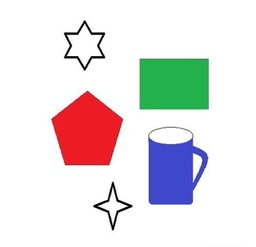
#> input picture 刘镇松-U202010652-中级视觉作业/input_img/area_grow.jpg, 256 x 247 px, shrunk from 618 x 597 before the run
$ python '区域生长法.py'
#> lines starting #> are read from the running program, lines starting #| are printed output that depends on the picture; after the words box and inside, x2 and y2 are one past the last pixel; in counts of white or black regions, pixels touching at a corner belong together
#> `img1 = cv2.imread('input_img/area_grow.jpg',cv2.IMREAD_GRAYSCALE)`:
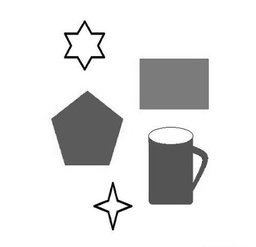
#> img1: shape (247, 256); min 0, max 255, mean 227
import cv2
import numpy as np
import matplotlib.pyplot as plt


def fill_grow(img, seeds, threshold):
#> called with threshold = 30
    height, width = img.shape
#> height = 247; width = 256
    label = np.zeros((height, width))
    output = np.zeros((height, width))
    label_flag = 0
    T = threshold
    seed_size = len(seeds)
    stack = []

    for i_seed in range(seed_size):
        stack.append(seeds[i_seed])
        label_flag = label_flag + 1
        total_size = 0
        avg_gray = img[seeds[i_seed][0], seeds[i_seed][1]]
        while stack != []:
            a = stack.pop()
            if label[a[0], a[1]] == 0:
                total_size = total_size + 1
                label[a[0], a[1]] = 1
                avg_gray = (avg_gray * (total_size - 1) + img[a[0], a[1]]) / total_size
                for i in range(8):
                    tmpX = a[0] + connects[i].x
                    tmpY = a[1] + connects[i].y
                    if (tmpX < 0 or tmpY < 0 or tmpX >= height or tmpY >= width):
                        continue
                    gray_new = img[tmpX, tmpY]
                    dist = np.sqrt(np.sum(np.square(avg_gray - gray_new)))
                    if dist < T:
                        output[tmpX, tmpY] = label_flag
                        stack.append([tmpX, tmpY])
#> this loop made 5 passes
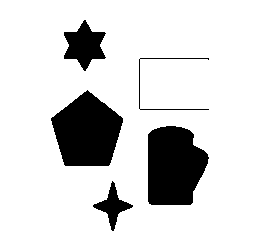
#> label: shape (247, 256) float64; values 0 (black) and 1 (white), 84.6% white; 5 black regions, box (x1, y1, x2, y2) and area: (148, 126, 209, 205) 3889, (51, 90, 123, 166) 3832, (64, 20, 106, 71) 1200, (93, 181, 133, 231) 631, (139, 58, 209, 110) 189
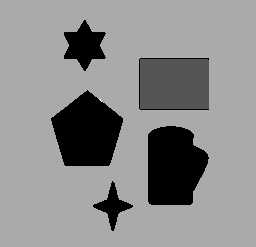
#> output: shape (247, 256) float64; min 0, max 3, mean 1.64; drawn with min black and max white
#> after the loop, label_flag = 5; stack = [[250, 250]]
    return output

class Point(object):
    def __init__(self, x, y):
        self.x = x
        self.y = y

connects = [Point(-1, -1), Point(0, -1), Point(1, -1), Point(1, 0),
            Point(1, 1), Point(0, 1), Point(-1, 1), Point(-1, 0)]


img1 = cv2.imread('input_img/area_grow.jpg',cv2.IMREAD_GRAYSCALE)
seeds=[[100,200],[200,100],[100,100],[200,200],[250,250]]
#> (the run stopped early here; a loop or call above may not have finished)
